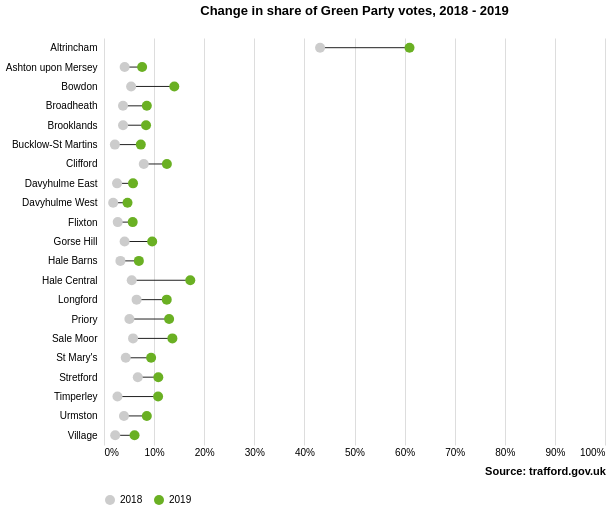

This figure's Vega-Lite source:
### Vega-Lite specification from a JSON file in a GitHub repository (floating-point values rounded to 4 significant figures)
{"$schema": "https://vega.github.io/schema/vega-lite/v3.json", "description": "Visualisation showing how the share of votes for the Green Party has changed between the Trafford local elections in 2018 and 2019.", "autosize": {"type": "fit"}, "width": 600, "height": 500, "title": {"text": "Change in share of Green Party votes, 2018 - 2019", "offset": 20}, "data": {"values": [{"area_name": "Altrincham", "year": 2018, "ballots_issued": 8266, "green_vote": 3565}, {"area_name": "Ashton upon Mersey", "year": 2018, "ballots_issued": 3590, "green_vote": 148}, {"area_name": "Bowdon", "year": 2018, "ballots_issued": 3121, "green_vote": 169}, {"area_name": "Broadheath", "year": 2018, "ballots_issued": 4218, "green_vote": 160}, {"area_name": "Brooklands", "year": 2018, "ballots_issued": 4080, "green_vote": 155}, {"area_name": "Bucklow-St Martins", "year": 2018, "ballots_issued": 2027, "green_vote": 44}, {"area_name": "Clifford", "year": 2018, "ballots_issued": 3212, "green_vote": 255}, {"area_name": "Davyhulme East", "year": 2018, "ballots_issued": 3837, "green_vote": 100}, {"area_name": "Davyhulme West", "year": 2018, "ballots_issued": 3884, "green_vote": 71}, {"area_name": "Flixton", "year": 2018, "ballots_issued": 4562, "green_vote": 125}, {"area_name": "Gorse Hill", "year": 2018, "ballots_issued": 2799, "green_vote": 115}, {"area_name": "Hale Barns", "year": 2018, "ballots_issued": 2900, "green_vote": 95}, {"area_name": "Hale Central", "year": 2018, "ballots_issued": 2999, "green_vote": 166}, {"area_name": "Longford", "year": 2018, "ballots_issued": 3658, "green_vote": 238}, {"area_name": "Priory", "year": 2018, "ballots_issued": 3352, "green_vote": 170}, {"area_name": "St Mary's", "year": 2018, "ballots_issued": 3432, "green_vote": 149}, {"area_name": "Sale Moor", "year": 2018, "ballots_issued": 2777, "green_vote": 161}, {"area_name": "Stretford", "year": 2018, "ballots_issued": 3130, "green_vote": 211}, {"area_name": "Timperley", "year": 2018, "ballots_issued": 4204, "green_vote": 113}, {"area_name": "Urmston", "year": 2018, "ballots_issued": 3890, "green_vote": 155}, {"area_name": "Village", "year": 2018, "ballots_issued": 3267, "green_vote": 73}, {"area_name": "Altrincham", "year": 2019, "ballots_issued": 3898, "green_vote": 2377}, {"area_name": "Ashton upon Mersey", "year": 2019, "ballots_issued": 3588, "green_vote": 273}, {"area_name": "Bowdon", "year": 2019, "ballots_issued": 2929, "green_vote": 411}, {"area_name": "Broadheath", "year": 2019, "ballots_issued": 4048, "green_vote": 346}, {"area_name": "Brooklands", "year": 2019, "ballots_issued": 3682, "green_vote": 309}, {"area_name": "Bucklow-St Martins", "year": 2019, "ballots_issued": 1824, "green_vote": 134}, {"area_name": "Clifford", "year": 2019, "ballots_issued": 3012, "green_vote": 378}, {"area_name": "Davyhulme East", "year": 2019, "ballots_issued": 3177, "green_vote": 184}, {"area_name": "Davyhulme West", "year": 2019, "ballots_issued": 3197, "green_vote": 150}, {"area_name": "Flixton", "year": 2019, "ballots_issued": 3787, "green_vote": 217}, {"area_name": "Gorse Hill", "year": 2019, "ballots_issued": 2620, "green_vote": 252}, {"area_name": "Hale Barns", "year": 2019, "ballots_issued": 2817, "green_vote": 196}, {"area_name": "Hale Central", "year": 2019, "ballots_issued": 2973, "green_vote": 512}, {"area_name": "Longford", "year": 2019, "ballots_issued": 3242, "green_vote": 406}, {"area_name": "Priory", "year": 2019, "ballots_issued": 3109, "green_vote": 404}, {"area_name": "St Mary's", "year": 2019, "ballots_issued": 3126, "green_vote": 294}, {"area_name": "Sale Moor", "year": 2019, "ballots_issued": 2601, "green_vote": 355}, {"area_name": "Stretford", "year": 2019, "ballots_issued": 2804, "green_vote": 304}, {"area_name": "Timperley", "year": 2019, "ballots_issued": 3918, "green_vote": 423}, {"area_name": "Urmston", "year": 2019, "ballots_issued": 3394, "green_vote": 290}, {"area_name": "Village", "year": 2019, "ballots_issued": 3217, "green_vote": 196}]}, "transform": [{"calculate": "(datum.green_vote/datum.ballots_issued)", "as": "vote_percentage"}], "encoding": {"x": {"field": "vote_percentage", "type": "quantitative", "scale": {"domain": [0, 1]}, "axis": {"title": "Source: trafford.gov.uk", "titleX": 441, "titleY": 20, "format": "%"}}, "y": {"field": "area_name", "type": "nominal", "axis": {"title": null, "offset": 5, "ticks": false, "minExtent": 70, "domain": false}}}, "layer": [{"mark": "line", "encoding": {"detail": {"field": "area_name", "type": "nominal"}, "color": {"value": "#212121"}, "size": {"value": 1}}}, {"mark": {"type": "point", "filled": true}, "encoding": {"color": {"field": "year", "type": "ordinal", "scale": {"domain": [2018, 2019], "range": ["#ccc", "#6ab023"]}, "legend": {"title": null, "orient": "bottom", "direction": "horizontal"}}, "size": {"value": 100}, "opacity": {"value": 1}, "tooltip": [{"field": "vote_percentage", "type": "quantitative", "title": "Share of votes", "format": ".1%"}]}}], "config": {"style": {"cell": {"stroke": "transparent"}}, "axis": {"ticks": false, "domainColor": ""}}}
